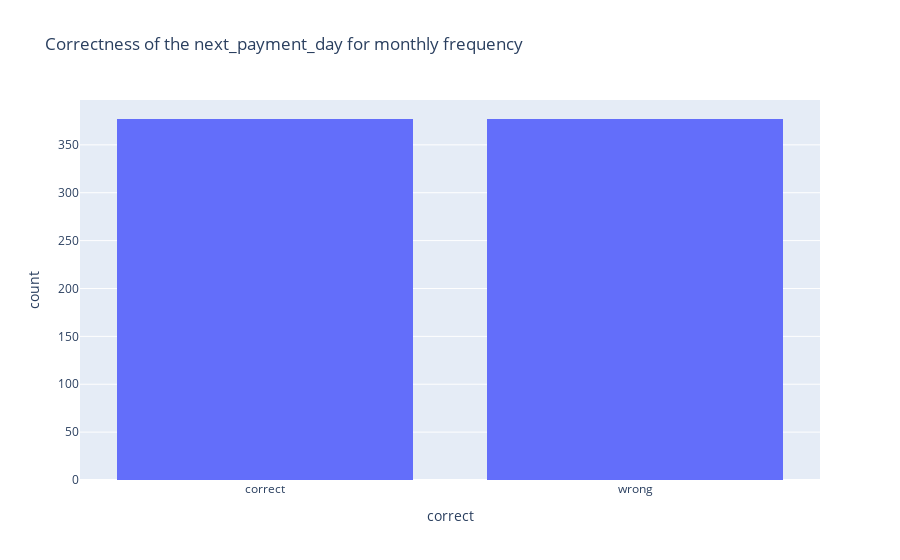
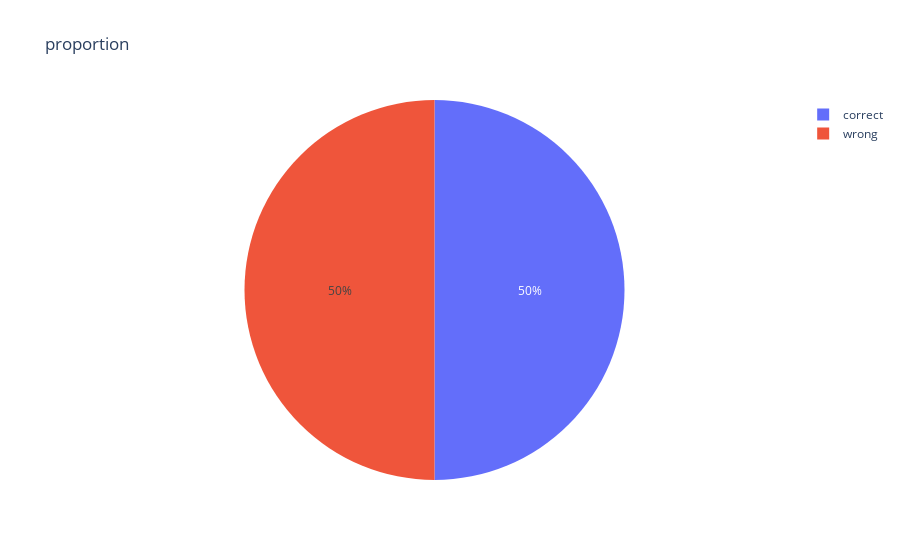

Write notebook code for charts like these, in order.
### Code cell
# comparisson_backend_table.show()
def int_day_of_week(column):
    DAYS_OF_WEEK = [
        "sunday",
        "monday",
        "tuesday",
        "wednesday",
        "thursday",
        "friday",
        "saturday",
    ]

    day_of_week = spark_f.when(
        spark_f.col(column).isin(DAYS_OF_WEEK),
        spark_f.expr(f"array_position(array({','.join([ f"'{day}'" for day in DAYS_OF_WEEK])}), {column})")
    ).otherwise(spark_f.lit(None)).cast("int")
    return day_of_week

def next_day_of_week(timestamp,day_of_week):
    
    dif = day_of_week - spark_f.dayofweek(timestamp)
    next_day = spark_f.when(dif >= 0, spark_f.date_add(timestamp,dif)).otherwise(spark_f.date_add(timestamp ,dif+7))
    return next_day

def next_payment_day_weekly_frequency(day_column, event_timestamp, current_day = None):
    if current_day is None:
        current_day = spark_f.to_date(spark_f.lit(CURRENT_DAY))
    else:
        current_day = spark_f.to_date(current_day)
    day_of_week = int_day_of_week(day_column)
    
    next_day = next_day_of_week(current_day,day_of_week)
    return spark_f.day(next_day)


backend_table_weekly_truth = build_backend_truth_table("weekly", next_payment_day_weekly_frequency)
# comparisson_backend_table.filter("truth_backend_table.frequency = 'weekly'").show()
pd_comparisson_backend = backend_table_weekly_truth.toPandas()

histogram(
    pd_comparisson_backend,
    "correct",
    "Correctness of the next_payment_day for monthly frequency",
)

pie_chart(pd_comparisson_backend, "correct", "proportion",category_orders={"correct": ["correct", "wrong"]})

### Figure 1 — Plotly figure (JSON) as saved in the notebook; plotly's stock layout.template omitted (floating-point values rounded to 4 significant figures; data arrays with more than 128 entries replaced by an {"elided": "..."} marker saying what was removed)
{"data": [{"alignmentgroup": "True", "bingroup": "x", "hovertemplate": "correct=%{x}<br>count=%{y}<extra></extra>", "legendgroup": "", "marker": {"color": "#636efa", "pattern": {"shape": ""}}, "name": "", "offsetgroup": "", "orientation": "v", "showlegend": false, "type": "histogram", "x": {"elided": "754 str values"}, "xaxis": "x", "yaxis": "y"}], "layout": {"barmode": "relative", "legend": {"tracegroupgap": 0}, "title": {"text": "Correctness of the next_payment_day for monthly frequency"}, "xaxis": {"anchor": "y", "domain": [0, 1], "title": {"text": "correct"}}, "yaxis": {"anchor": "x", "domain": [0, 1], "title": {"text": "count"}}}}

### Figure 2 — Plotly figure (JSON) as saved in the notebook; plotly's stock layout.template omitted (floating-point values rounded to 4 significant figures)
{"data": [{"direction": "clockwise", "domain": {"x": [0, 1], "y": [0, 1]}, "hovertemplate": "correct=%{label}<br>count=%{value}<extra></extra>", "labels": ["correct", "wrong"], "legendgroup": "", "name": "", "showlegend": true, "sort": false, "type": "pie", "values": [377, 377]}], "layout": {"legend": {"tracegroupgap": 0}, "title": {"text": "proportion"}}}
